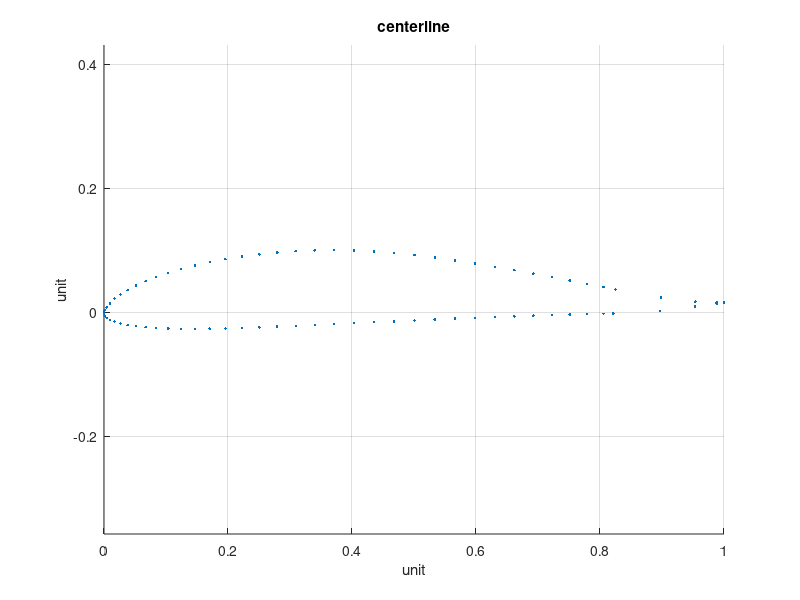
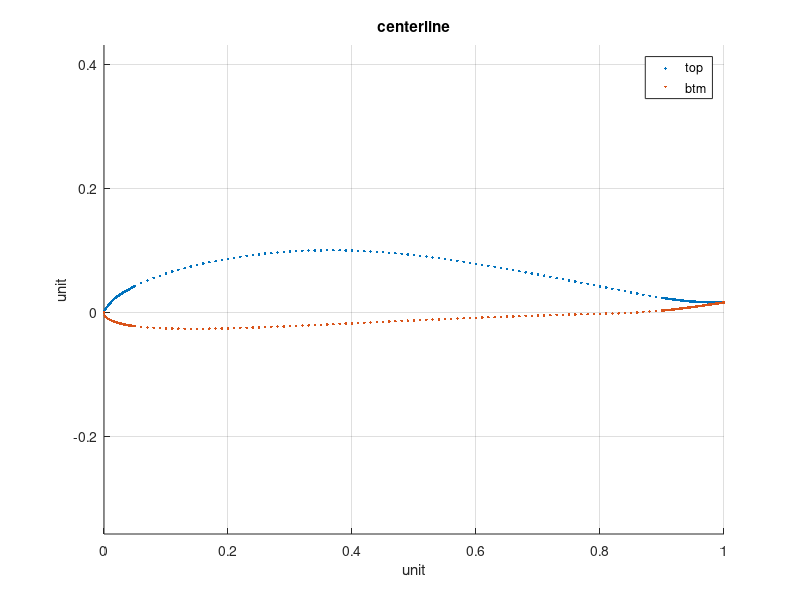
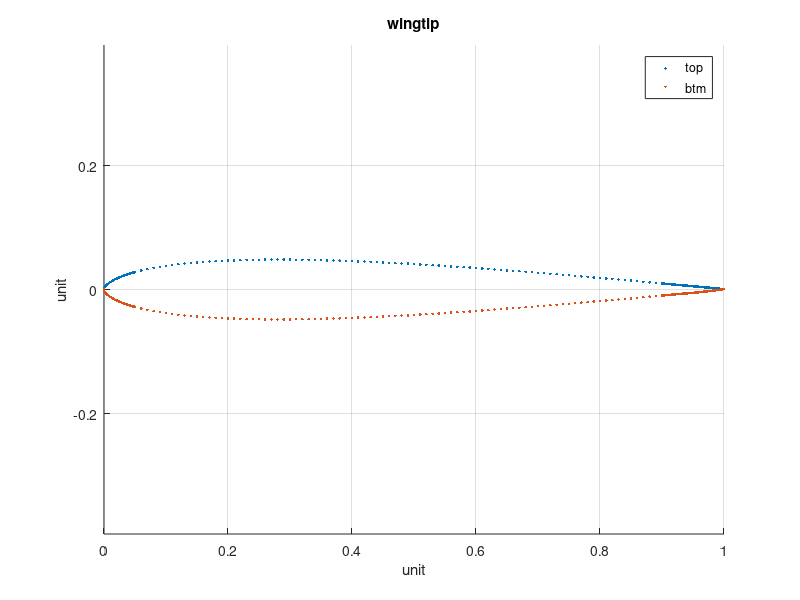

Here is the MATLAB script that generated these plots, in order: (Note: a time limit stopped this script after it produced the figures.)
function draw_airfoil()
% save airfoil centerlinex centerliney wingtipx wingtipy twistx twisty
close all;
load airfoil centerlinex centerliney wingtipx wingtipy twistx twisty;
global X;
X = [];
scalingfactor = 0.45;
NASA_wingSpan_mm = 3750;
NASA_centerCord_mm = 400;
NASA_tipcord_mm = 100;
NASA_aliron_TrailingEdgelength_mm = 24.125*25.4;
NASA_aliron_innerwidth_mm = 1.875*25.4;
NASA_aliron_outerwidth_mm = 1*25.4;

ribCnt = 39;
X.LE_sweepbackDeg = 24;
X.dihedralDeg = 2.5;
X.wingSpan_mm = NASA_wingSpan_mm*scalingfactor;
X.rootCord_mm = NASA_centerCord_mm*scalingfactor;
X.wingtipCord_mm = NASA_tipcord_mm*scalingfactor;
X.aliron_TrailingEdgelength_mm = NASA_aliron_TrailingEdgelength_mm*scalingfactor;
X.aliron_innerwidth_mm = NASA_aliron_innerwidth_mm*scalingfactor;
X.aliron_outerwidth_mm = NASA_aliron_outerwidth_mm*scalingfactor;
fprintf(1,'aliron Trailing Edge length=%2.1fmm,aliron innerwidth=%2.1fmm,aliron outer width=%2.1fmm\n',X.aliron_TrailingEdgelength_mm,X.aliron_innerwidth_mm,X.aliron_outerwidth_mm);

X.LeadingEdgeBeamThickness_mm = 2; % square edge size 
X.LeadingEdgeBeamWidth_mm = 6; % square edge size 
X.trailingEdgeWidth_mm = 10;

% support structure height, used in construction process
X.RibMorrorSupportHeight_mm = 15;

X.MainBeamWidth_mm = 6;
X.MainBeamXmm = 0;
assert(X.MainBeamXmm == 0); % we want the beam deployed at rotation center to have flat btm edge 
% X.BeamAux0Width_mm = 5;
% X.BeamAux0Xmm = 5;

X.RibThickness_mm = 2;

% the width of laser trace cannot be ignored
X.beamSlotTraceCompensation_mm = 0.5;
X.beamEdgeTraceCompensation_mm = 0.8;
X.RibSlotCompensation_mm = 0.05;
X.LeadingEdgeBeamThicknessCompensation_mm = 0.2;

% four quadrants formed by main beam and rib are supported by 4 pieces of wedge. 
X.BeamRibSupport_mm = 10;
X.PointType = [];
X.PointType.fundamental = 1;
X.PointType.addedPoints = 2;

X.ForceBearingBeamCnt = 0;

X.curvefitmethod = 'pchip';
% rootBeamGammaWidthmm = 6;
% BaseBeamWidthmm = 1; % at tip, lift is zero, we cannot have 0 beam width for misc struct weight 
assert(mod(ribCnt,2)==1); % we have one rib in the center, and be symmetrical 
X.rotateFromLE = 0.3; %rotation occurs at the center of [0,1] from the leading edge, so that we have the desired AOA.  
fineX = [0:0.001:0.05 0.06:0.01:0.90 0.901:0.001:1]';
% fineX = [0:0.0005:1]';

%%
Len_fineX = length(fineX);
X.OneSideRibCnt = (ribCnt+1)/2;
RibCoeffsRoot2Tip = (0:X.OneSideRibCnt-1)/(X.OneSideRibCnt-1);

%%
centerlinex = centerlinex(:);
centerliney = centerliney(:);
[centerlinex,centerliney] = normalizexy(centerlinex,centerliney);
wingtipx = wingtipx(:);
wingtipy = wingtipy(:);
[wingtipx,wingtipy] = normalizexy(wingtipx,wingtipy);
figure;
hold on;
plot(centerlinex,centerliney,'.');
axis equal;
title('centerline');grid on;
xlabel('unit');
ylabel('unit');
%%
figure;
hold on;
end_of_center_top_curve = (length(centerlinex)+1)/2;
top_centerline_x = centerlinex(1:end_of_center_top_curve);
top_centerline_y = centerliney(1:end_of_center_top_curve);
top_centerline_fine_y = interp1(top_centerline_x,top_centerline_y,fineX,X.curvefitmethod);
plot(fineX,top_centerline_fine_y,'.');
btm_centerline_x = centerlinex(end_of_center_top_curve:end);
btm_centerline_y = centerliney(end_of_center_top_curve:end);
btm_centerline_fine_y = interp1(btm_centerline_x,btm_centerline_y,fineX,X.curvefitmethod);
plot(fineX,btm_centerline_fine_y,'.');
axis equal;
legend('top','btm');
title('centerline');grid on;
xlabel('unit');
ylabel('unit');
%%
figure;
hold on;
end_of_wingtip_top_curve = (length(wingtipx)+1)/2;
top_wingtip_x = wingtipx(1:end_of_wingtip_top_curve);
top_wingtip_y = wingtipy(1:end_of_wingtip_top_curve);
top_wingtip_mid_y = interp1(top_wingtip_x,top_wingtip_y,fineX,X.curvefitmethod);
plot(fineX,top_wingtip_mid_y,'.');
btm_wingtip_x = wingtipx(end_of_wingtip_top_curve:end);
btm_wingtip_y = wingtipy(end_of_wingtip_top_curve:end);
btm_wingtip_mid_y = interp1(btm_wingtip_x,btm_wingtip_y,fineX,X.curvefitmethod);
plot(fineX,btm_wingtip_mid_y,'.');
axis equal;
legend('top','btm');
title('wingtip');
grid on;
xlabel('unit');
ylabel('unit');
%%
top_ribs = interpolate2Airfoil(top_centerline_fine_y, top_wingtip_mid_y, RibCoeffsRoot2Tip);
btm_ribs = interpolate2Airfoil(btm_centerline_fine_y, btm_wingtip_mid_y, RibCoeffsRoot2Tip);
figure;
axis equal;
hold on;
for ii = 1:X.OneSideRibCnt
    topCurve = top_ribs(:,ii);
    btmCurve = btm_ribs(:,ii);
    plot([fineX fineX],[topCurve btmCurve],'.');
end
title('Ribs:same length');
grid on;
xlabel('unit');
ylabel('unit');
%%
xindexRotate = find(fineX==X.rotateFromLE);
assert(length(xindexRotate)==1);
centered_interpolatedX = fineX - X.rotateFromLE;
Ymean = (top_ribs(xindexRotate,:) + btm_ribs(xindexRotate,:))/2;
centered_top_mid_ribs = zeros(Len_fineX,X.OneSideRibCnt);
centered_btm_mid_ribs = zeros(Len_fineX,X.OneSideRibCnt);
figure;
axis equal;
hold on;
for ii = 1:X.OneSideRibCnt
    centered_top_mid_ribs(:,ii) = top_ribs(:,ii) - Ymean(ii);
    centered_btm_mid_ribs(:,ii) = btm_ribs(:,ii) - Ymean(ii);
    plot([centered_interpolatedX; centered_interpolatedX],[centered_top_mid_ribs(:,ii); centered_btm_mid_ribs(:,ii)],'.');
end
title('Ribs:same length,shifted');
grid on;
xlabel('unit');
ylabel('unit');
%%
figure;
plot(twistx/twistx(end),twisty,'.');
title('twist');
ylabel('deg');
grid on;
xlabel('half wingspan');
%%
twist_ribs = interp1(twistx/twistx(end),twisty,RibCoeffsRoot2Tip,X.curvefitmethod);

rotated_ribs_top_x = zeros(Len_fineX,X.OneSideRibCnt);
rotated_ribs_top_y = zeros(Len_fineX,X.OneSideRibCnt);
rotated_ribs_btm_x = zeros(Len_fineX,X.OneSideRibCnt);
rotated_ribs_btm_y = zeros(Len_fineX,X.OneSideRibCnt);
figure;
axis equal;
hold on;
for ii = 1:X.OneSideRibCnt
    thetaDeg = twist_ribs(ii);
    R = [cosd(thetaDeg) -sind(thetaDeg); sind(thetaDeg) cosd(thetaDeg)];
    top_beforeRotate = [centered_interpolatedX centered_top_mid_ribs(:,ii)];
    top_afterRotate = top_beforeRotate*R;
    rotated_ribs_top_x(:,ii) = top_afterRotate(:,1);
    rotated_ribs_top_y(:,ii) = top_afterRotate(:,2);
    btm_beforeRotate = [centered_interpolatedX centered_btm_mid_ribs(:,ii)];
    btm_afterRotate = btm_beforeRotate*R;
    rotated_ribs_btm_x(:,ii) = btm_afterRotate(:,1);
    rotated_ribs_btm_y(:,ii) = btm_afterRotate(:,2);
    plot([rotated_ribs_top_x(:,ii); rotated_ribs_btm_x(:,ii)],[rotated_ribs_top_y(:,ii); rotated_ribs_btm_y(:,ii)],'.');
end
title('Ribs:same length,shifted,rotated');
grid on;
xlabel('unit');
ylabel('unit');
%% scale rib to the desired cord length
scaled_ribs_top_x = rotated_ribs_top_x;
scaled_ribs_top_y = rotated_ribs_top_y;
scaled_ribs_btm_x = rotated_ribs_btm_x;
scaled_ribs_btm_y = rotated_ribs_btm_y;
scale_ribs = interp1([0 1],[X.rootCord_mm X.wingtipCord_mm],RibCoeffsRoot2Tip,'linear');

figure;
axis equal;
hold on;
for ii = 1:X.OneSideRibCnt
    scaled_ribs_top_x(:,ii) = scaled_ribs_top_x(:,ii) * scale_ribs(ii);
    scaled_ribs_top_y(:,ii) = scaled_ribs_top_y(:,ii) * scale_ribs(ii);
    scaled_ribs_btm_x(:,ii) = scaled_ribs_btm_x(:,ii) * scale_ribs(ii);
    scaled_ribs_btm_y(:,ii) = scaled_ribs_btm_y(:,ii) * scale_ribs(ii);
    plot([scaled_ribs_top_x(:,ii); scaled_ribs_btm_x(:,ii)],[scaled_ribs_top_y(:,ii); scaled_ribs_btm_y(:,ii)],'.');
end
title('Ribs:shifted,rotated,scaled');
grid on;
xlabel('mm');
ylabel('mm');

%% shift in y-axis to align the bottom edge of main beam
btmaligned_ribs_top_x = scaled_ribs_top_x;
btmaligned_ribs_top_y = scaled_ribs_top_y;
btmaligned_ribs_btm_x = scaled_ribs_btm_x;
btmaligned_ribs_btm_y = scaled_ribs_btm_y;

figure;
axis equal;
hold on;
for ii = 1:X.OneSideRibCnt
    YatZeroX = interp1(btmaligned_ribs_btm_x(:,ii),btmaligned_ribs_btm_y(:,ii),0,X.curvefitmethod);
    btmaligned_ribs_top_y(:,ii) = btmaligned_ribs_top_y(:,ii) - YatZeroX;
    btmaligned_ribs_btm_y(:,ii) = btmaligned_ribs_btm_y(:,ii) - YatZeroX;
    plot([btmaligned_ribs_top_x(:,ii); btmaligned_ribs_btm_x(:,ii)],[btmaligned_ribs_top_y(:,ii); btmaligned_ribs_btm_y(:,ii)],'.');
end
title('Ribs:btmEdgeAlign,shifted,rotated,scaled');
grid on;
xlabel('mm');
ylabel('mm');

%% compute angle between beam and rib
[X.AngleBtwBeamAndRibDeg,X.AngleBtwTEandRibDeg] = getObtuseAngleBtwBeamAndRibDeg(btmaligned_ribs_top_x);
space = 10;
fid = fopen('BeamRibSupport.scr','w');
fprintf(fid,'pline\n');
% quadrant 1
fprintf(fid,'%f,%f\n',space,space);
fprintf(fid,'%f,%f\n',space,space+X.BeamRibSupport_mm);
fprintf(fid,'%f,%f\n',space+X.BeamRibSupport_mm*sind(X.AngleBtwBeamAndRibDeg),space-X.BeamRibSupport_mm*cosd(X.AngleBtwBeamAndRibDeg));
fprintf(fid,'%f,%f\n',space,space);

% quadrant 2
fprintf(fid,'%f,%f\n',-space,space);
fprintf(fid,'%f,%f\n',-space,space+X.BeamRibSupport_mm);
fprintf(fid,'%f,%f\n',-space-X.BeamRibSupport_mm*sind(X.AngleBtwBeamAndRibDeg),space+X.BeamRibSupport_mm*cosd(X.AngleBtwBeamAndRibDeg));
fprintf(fid,'%f,%f\n',-space,space);

% quadrant 3
fprintf(fid,'%f,%f\n',-space,-space);
fprintf(fid,'%f,%f\n',-space,-space-X.BeamRibSupport_mm);
fprintf(fid,'%f,%f\n',-space-X.BeamRibSupport_mm*sind(X.AngleBtwBeamAndRibDeg),-space+X.BeamRibSupport_mm*cosd(X.AngleBtwBeamAndRibDeg));
fprintf(fid,'%f,%f\n',-space,-space);

% quadrant 4
fprintf(fid,'%f,%f\n',space,-space);
fprintf(fid,'%f,%f\n',space,-space-X.BeamRibSupport_mm);
fprintf(fid,'%f,%f\n',space+X.BeamRibSupport_mm*sind(X.AngleBtwBeamAndRibDeg),-space-X.BeamRibSupport_mm*cosd(X.AngleBtwBeamAndRibDeg));
fprintf(fid,'%f,%f\n',space,-space);

fclose(fid);
fprintf(1,'AngleBtwBeamAndRibDeg=%f,AngleBtwTEandRibDeg=%f\n',X.AngleBtwBeamAndRibDeg,X.AngleBtwTEandRibDeg);
%%
Gamma = (1-RibCoeffsRoot2Tip.^2).^1.5;
figure;
plot(RibCoeffsRoot2Tip,Gamma,'.-');
title('Gamma, airflow circulation');
grid on;
%%
figure;
plot(RibCoeffsRoot2Tip,1.5*(RibCoeffsRoot2Tip.^2-0.5),'.-');
title('Downwash');
grid on;

%% when cutting slot, the length of x/y data may not be same any more for all ribs
% use cell to store
slotcut_ribs = cell(1,X.OneSideRibCnt);
for ii = 1:X.OneSideRibCnt
    slotcut_ribs{ii}.top.x = btmaligned_ribs_top_x(:,ii);
    slotcut_ribs{ii}.top.y = btmaligned_ribs_top_y(:,ii);
    slotcut_ribs{ii}.top.PointType = ones(length(btmaligned_ribs_top_x(:,ii)),1)*X.PointType.fundamental;
    slotcut_ribs{ii}.btm.x = btmaligned_ribs_btm_x(:,ii);
    slotcut_ribs{ii}.btm.y = btmaligned_ribs_btm_y(:,ii);
    slotcut_ribs{ii}.btm.PointType = ones(length(btmaligned_ribs_btm_x(:,ii)),1)*X.PointType.fundamental;
    slotcut_ribs{ii}.ForceBearingBeamCutDepth = [];
    slotcut_ribs{ii}.ForceBearingBeamRibThickness = [];
    slotcut_ribs{ii}.ForceBearingBeamRibYoffset = [];
end

[X.BeamRotDegDueToDihedral,OneSideWwingTipRise_mm] = getDihedralRotateDeg(slotcut_ribs);
fprintf(1,'one side wing tip rises %fmm\n',OneSideWwingTipRise_mm);
fprintf(1,'beam Btm Edge Dihedral %fDeg\n',X.BeamRotDegDueToDihedral);

%% cut slot for force bearing beam
[slotcut_ribs,ribMirror] = cutRibSlot(slotcut_ribs,X.MainBeamWidth_mm-2*X.RibSlotCompensation_mm,X.MainBeamXmm,'main');
fid = fopen(sprintf('ribMirror.scr'),'w');
fprintf(fid,'pline\n');
for ii = 1:X.OneSideRibCnt
    saveTopBtmCell2scrFile(fid,ii,0,50,ribMirror{ii});
end
fclose(fid);

%% add leading edge beam
cut_leadingedge = slotcut_ribs;

figure;
axis equal;
hold on;
for ii = 1:X.OneSideRibCnt
    LE_x = min([slotcut_ribs{ii}.top.x;slotcut_ribs{ii}.btm.x]);
    LeadingEdgeBeamPosDetected = false;
    for xposition = LE_x:0.001:LE_x+30
        [Thickness_mm,~,~] = getThickness(slotcut_ribs{ii},xposition);
        if Thickness_mm > X.LeadingEdgeBeamThickness_mm - 2*X.LeadingEdgeBeamThicknessCompensation_mm
            LeadingEdgeBeamPosDetected = true;
            break;
        end
    end
    assert(LeadingEdgeBeamPosDetected);
    cut_leadingedge{ii}.top = removeLeadingSector(slotcut_ribs{ii}.top,xposition);
    cut_leadingedge{ii}.btm = removeLeadingSector(slotcut_ribs{ii}.btm,xposition);
    
    afterCutThickness_mm = abs(cut_leadingedge{ii}.top.y(1) - cut_leadingedge{ii}.btm.y(1));
    cut_leadingedge{ii}.top = cutLeadingEdgeSlot(cut_leadingedge{ii}.top,'top',afterCutThickness_mm);
    cut_leadingedge{ii}.btm = cutLeadingEdgeSlot(cut_leadingedge{ii}.btm,'btm',afterCutThickness_mm);
    
    plot([cut_leadingedge{ii}.top.x; cut_leadingedge{ii}.btm.x],[cut_leadingedge{ii}.top.y; cut_leadingedge{ii}.btm.y],'.');
end
title('Ribs:shifted,rotated,scaled,LEcut');
grid on;
xlabel('mm');
ylabel('mm');

%% cut trailing edge
cut_trailingedge = cut_leadingedge;
figure;
axis equal;
hold on;
for ii = 1:X.OneSideRibCnt
    cut_trailingedge{ii}.top = removeTrailingSector(cut_trailingedge{ii}.top,X.trailingEdgeWidth_mm);
    cut_trailingedge{ii}.btm = removeTrailingSector(cut_trailingedge{ii}.btm,X.trailingEdgeWidth_mm);
    plot([cut_trailingedge{ii}.top.x; cut_trailingedge{ii}.btm.x],[cut_trailingedge{ii}.top.y; cut_trailingedge{ii}.btm.y],'.');
end
title('Ribs:shifted,rotated,scaled,LEcut,TEcut');
grid on;
xlabel('mm');
ylabel('mm');

%% rotate rib back in order to enhance the strength
rib_aligned = cell(1,X.OneSideRibCnt);
figure;
axis equal;
hold on;
for ii = 1:X.OneSideRibCnt
    rib_aligned{ii}.top = rotateXY(cut_trailingedge{ii}.top,-twist_ribs(ii));
    rib_aligned{ii}.btm = rotateXY(cut_trailingedge{ii}.btm,-twist_ribs(ii));
    plot([rib_aligned{ii}.top.x; rib_aligned{ii}.btm.x],[rib_aligned{ii}.top.y; rib_aligned{ii}.btm.y],'.');
end
title('Ribs:shifted,rotated,scaled,LEcut,TEcut,Aligned');
grid on;
xlabel('mm');
ylabel('mm');

%% produce rib cut cad file
fid = fopen('airfoil_all.scr','w');
fprintf(fid,'pline\n');
for ii = 1:X.OneSideRibCnt
    saveTopBtmCell2scrFile(fid,ii,0,50,rib_aligned{ii});
end
fclose(fid);

%% produce force bearing beam cut cad file
RibLocInBeamXmm = RibCoeffsRoot2Tip*(1/sind(X.AngleBtwBeamAndRibDeg))*X.wingSpan_mm/2;
FineSegmentCnt = 1000;

BeamShape = cell(1,X.ForceBearingBeamCnt);
BeamShapeCutRibSlot = cell(1,X.ForceBearingBeamCnt);
BeamDihedralApplied = cell(1,X.ForceBearingBeamCnt);
BeamAlignedForStrength = cell(1,X.ForceBearingBeamCnt);
BeamLaserTraceCompensated = cell(1,X.ForceBearingBeamCnt);
for iiBeam = 1:X.ForceBearingBeamCnt
%     BeamShapeAddBtmEdge = cell(1,X.ForceBearingBeamCnt);
    ThicknessVec = zeros(1,X.OneSideRibCnt);
    CutDepthVec = zeros(1,X.OneSideRibCnt);
    Yoffset = zeros(1,X.OneSideRibCnt);
    for iiRib = 1:X.OneSideRibCnt
        ThicknessVec(iiRib) = cut_trailingedge{iiRib}.ForceBearingBeamRibThickness(iiBeam);
        CutDepthVec(iiRib) =  cut_trailingedge{iiRib}.ForceBearingBeamCutDepth(iiBeam);
        Yoffset(iiRib) = cut_trailingedge{iiRib}.ForceBearingBeamRibYoffset(iiBeam);
    end
    figure;
    subplot(3,1,1);
    hold on;
    plot(RibLocInBeamXmm,ThicknessVec,'.-');
    plot(RibLocInBeamXmm,ThicknessVec+Yoffset,'.-');
    legend('Thickness','Thickness+yoffset');
    axis equal;
    xlabel('single side wingspan(mm)');
    ylabel('mm');
    title(sprintf('Top Edge Beam No.%d',iiBeam));
    subplot(3,1,2);
    plot(RibLocInBeamXmm,Yoffset,'.-');
    axis equal;
    xlabel('single side wingspan(mm)');
    ylabel('mm');
    title(sprintf('Btm Edge Beam No.%d',iiBeam));
    subplot(3,1,3);
    hold on;
    plot(RibLocInBeamXmm,CutDepthVec,'.-');
    plot(RibLocInBeamXmm,CutDepthVec+Yoffset,'.-');
    legend('pure cut','cut+yoffset');
    axis equal;
    xlabel('single side wingspan(mm)');
    ylabel('mm');
    title(sprintf('Rib Cut Depth for Beam No.%d',iiBeam));
    
    fineRibLocationXmm = ((0:FineSegmentCnt)/FineSegmentCnt)*(X.wingSpan_mm/2)*(1/sind(X.AngleBtwBeamAndRibDeg));
    BeamShape{iiBeam}.top = [];
    BeamShape{iiBeam}.top.x = fineRibLocationXmm';
    BeamShape{iiBeam}.top.y = interp1(RibLocInBeamXmm,ThicknessVec+Yoffset,fineRibLocationXmm,X.curvefitmethod)';
    BeamShape{iiBeam}.top.PointType = ones(length(fineRibLocationXmm),1)*X.PointType.fundamental;

    % if beam location is at the rotation center, btm edge is a straight line 
    BeamShape{iiBeam}.btm = [];
    BeamShape{iiBeam}.btm.x = fineRibLocationXmm';
    BeamShape{iiBeam}.btm.y = interp1(RibLocInBeamXmm,Yoffset,fineRibLocationXmm,X.curvefitmethod)';
    BeamShape{iiBeam}.btm.PointType = ones(length(fineRibLocationXmm),1)*X.PointType.fundamental;
    
    BeamDihedralApplied{iiBeam} = ApplyBeamDihedral(BeamShape{iiBeam},-X.BeamRotDegDueToDihedral);

    BeamShapeCutRibSlot = BeamDihedralApplied;
    for CutSlotForRib_ii = 1:X.OneSideRibCnt
        switch CutSlotForRib_ii
            case 1
               StyleCutRibSlot = 'RootRib';
            case X.OneSideRibCnt
               StyleCutRibSlot = 'TipRib';
            otherwise
               StyleCutRibSlot = 'MiddleRib';
        end
        BeamShapeCutRibSlot{iiBeam}.top = cutBeamSlot(BeamShapeCutRibSlot{iiBeam}.top,CutDepthVec(CutSlotForRib_ii),X.RibThickness_mm-2*X.beamSlotTraceCompensation_mm,RibLocInBeamXmm(CutSlotForRib_ii),StyleCutRibSlot);
    end
    BeamShapeCutRibSlot{iiBeam}.btm = matchCurveSpan(BeamDihedralApplied{iiBeam}.btm,BeamShapeCutRibSlot{iiBeam}.top);
    draw_beam(BeamShapeCutRibSlot{iiBeam},sprintf('front view Beam%d',iiBeam));
    
    BeamAlignedForStrength{iiBeam} = AlignBeamForStrength(BeamShapeCutRibSlot{iiBeam},-X.BeamRotDegDueToDihedral);
    draw_beam(BeamAlignedForStrength{iiBeam},sprintf('Aligned Beam%d',iiBeam));

    BeamLaserTraceCompensated{iiBeam} = BeamAlignedForStrength{iiBeam};
    BeamLaserTraceCompensated{iiBeam}.top.y = BeamLaserTraceCompensated{iiBeam}.top.y + X.beamEdgeTraceCompensation_mm;
    BeamLaserTraceCompensated{iiBeam}.btm.y = BeamLaserTraceCompensated{iiBeam}.btm.y - X.beamEdgeTraceCompensation_mm;
    draw_beam(BeamLaserTraceCompensated{iiBeam},sprintf('LaserTrace Compensated Beam%d',iiBeam));
    
    fid = fopen(sprintf('beam_%d.scr',iiBeam),'w');
    fprintf(fid,'pline\n');
    saveTopBtmCell2scrFile(fid,iiBeam,0,100,BeamLaserTraceCompensated{iiBeam});
    fclose(fid);
    
end
end

function newCurve = matchCurveSpan(Curve,RefCurve)
global X;
assert(Curve.x(1) < Curve.x(end));
assert(RefCurve.x(1) < RefCurve.x(end));
newCurve = [];
if (Curve.x(1) == RefCurve.x(1))
    % do nothing
elseif (Curve.x(1) > RefCurve.x(1))
    val = interp1nearby(Curve.x,Curve.y,Curve.PointType,RefCurve.x(1),2,X.curvefitmethod);
    newCurve.x = [RefCurve.x(1);Curve.x];
    newCurve.y = [val;Curve.y];
    newCurve.PointType = [X.PointType.fundamental; Curve.PointType];
else
    % trim data
    % code to be filled here
end

if (Curve.x(end) == RefCurve.x(end))
    % do nothing
elseif (Curve.x(end) < RefCurve.x(end))
    val = interp1nearby(Curve.x,Curve.y,Curve.PointType,RefCurve.x(end),2,X.curvefitmethod);
    newCurve.x = [newCurve.x;RefCurve.x(end)];
    newCurve.y = [newCurve.y;val];
    newCurve.PointType = [Curve.PointType;X.PointType.fundamental];
else
    % trim data
    % code to be filled here
end

end

function BeamAlignedForStrength = AlignBeamForStrength(BeamShape,RotateDeg)
BeamAlignedForStrength = [];
% R = [cosd(RotateDeg) -sind(RotateDeg); sind(RotateDeg) cosd(RotateDeg)];
% top_beforeRotate = [BeamShape.top.x BeamShape.top.y];
% top_afterRotate = top_beforeRotate*R;
% BeamAlignedForStrength.top.x = top_afterRotate(:,1);
% BeamAlignedForStrength.top.y = top_afterRotate(:,2);
BeamAlignedForStrength.top = rotateXY(BeamShape.top,-RotateDeg);
BeamAlignedForStrength.btm = rotateXY(BeamShape.btm,-RotateDeg);

offsetx = BeamAlignedForStrength.btm.x(1);
offsety = BeamAlignedForStrength.btm.y(1);

BeamAlignedForStrength.top.x = BeamAlignedForStrength.top.x - offsetx;
BeamAlignedForStrength.btm.x = BeamAlignedForStrength.btm.x - offsetx;

BeamAlignedForStrength.top.y = BeamAlignedForStrength.top.y - offsety;
BeamAlignedForStrength.btm.y = BeamAlignedForStrength.btm.y - offsety;

end

function BeamDihedralApplied = ApplyBeamDihedral(BeamShape,RotateDeg)
global X;
BeamDihedralApplied = [];
% R = [cosd(RotateDeg) -sind(RotateDeg); sind(RotateDeg) cosd(RotateDeg)];
% top_beforeRotate = [BeamShape.top.x BeamShape.top.y];
% top_afterRotate = top_beforeRotate*R;
% BeamDihedralApplied.top.x = top_afterRotate(:,1);
% BeamDihedralApplied.top.y = top_afterRotate(:,2);
BeamDihedralApplied.top = rotateXY(BeamShape.top,RotateDeg);
BeamDihedralApplied.btm = rotateXY(BeamShape.btm,RotateDeg);

% align wingtip 
if (BeamDihedralApplied.top.x(end) == BeamDihedralApplied.btm.x(end))
    % do nothing
elseif (BeamDihedralApplied.top.x(end) > BeamDihedralApplied.btm.x(end))
    val = interp1nearby(BeamDihedralApplied.btm.x,BeamDihedralApplied.btm.y,BeamDihedralApplied.btm.PointType,BeamDihedralApplied.top.x(end),2,X.curvefitmethod);
    BeamDihedralApplied.btm.x = [BeamDihedralApplied.btm.x;BeamDihedralApplied.top.x(end)];
    BeamDihedralApplied.btm.y = [BeamDihedralApplied.btm.y;val];
    BeamDihedralApplied.btm.PointType = [BeamDihedralApplied.btm.PointType;X.PointType.fundamental];
else
    val = interp1nearby(BeamDihedralApplied.top.x,BeamDihedralApplied.top.y,BeamDihedralApplied.top.PointType,BeamDihedralApplied.btm.x(end),2,X.curvefitmethod);
    BeamDihedralApplied.top.x = [BeamDihedralApplied.top.x;BeamDihedralApplied.btm.x(end)];
    BeamDihedralApplied.top.y = [BeamDihedralApplied.top.y;val];
    BeamDihedralApplied.top.PointType = [BeamDihedralApplied.top.PointType;X.PointType.fundamental];
end

% align root 
if (BeamDihedralApplied.top.x(1) == BeamDihedralApplied.btm.x(1))
    % do nothing
elseif (BeamDihedralApplied.top.x(1) > BeamDihedralApplied.btm.x(1))
    val = interp1nearby(BeamDihedralApplied.btm.x,BeamDihedralApplied.btm.y,BeamDihedralApplied.btm.PointType,BeamDihedralApplied.top.x(1),2,X.curvefitmethod);
    BeamDihedralApplied.btm.x = [BeamDihedralApplied.top.x(1);BeamDihedralApplied.btm.x];
    BeamDihedralApplied.btm.y = [val;BeamDihedralApplied.btm.y];
    BeamDihedralApplied.btm.PointType = [X.PointType.fundamental;BeamDihedralApplied.btm.PointType];
else
    val = interp1nearby(BeamDihedralApplied.top.x,BeamDihedralApplied.top.y,BeamDihedralApplied.top.PointType,BeamDihedralApplied.btm.x(1),2,X.curvefitmethod);
    BeamDihedralApplied.top.x = [BeamDihedralApplied.btm.x(1);BeamDihedralApplied.top.x];
    BeamDihedralApplied.top.y = [val;BeamDihedralApplied.top.y];
    BeamDihedralApplied.top.PointType = [X.PointType.fundamental;BeamDihedralApplied.top.PointType];
end

offsetx = BeamDihedralApplied.btm.x(1);
offsety = BeamDihedralApplied.btm.y(1);

BeamDihedralApplied.top.x = BeamDihedralApplied.top.x - offsetx;
BeamDihedralApplied.btm.x = BeamDihedralApplied.btm.x - offsetx;

BeamDihedralApplied.top.y = BeamDihedralApplied.top.y - offsety;
BeamDihedralApplied.btm.y = BeamDihedralApplied.btm.y - offsety;

end

function newxy = rotateXY(xy,RotateDeg)
R = [cosd(RotateDeg) -sind(RotateDeg); sind(RotateDeg) cosd(RotateDeg)];
beforeRotate = [xy.x xy.y];
afterRotate = beforeRotate*R;
newxy = [];
newxy.x = afterRotate(:,1);
newxy.y = afterRotate(:,2);
newxy.PointType = xy.PointType;
end

function draw_beam(TopBtmCell,titlestr)
[xx,yy] = OrderDataForPlot(TopBtmCell);
figure;
plot(xx,yy,'.-');
axis equal;
xlabel('single side wingspan(mm)');
ylabel('mm');
title(titlestr);
end

function [RotDeg,OneSideWwingTipRise_mm] = getDihedralRotateDeg(ribs)
global X;
[RootThickness_mm,~,~] = getThickness(ribs{1},0);
[TipThickness_mm,~,~] = getThickness(ribs{X.OneSideRibCnt},0);
OneSideWwingTipRise_mm = ((X.wingSpan_mm/2)*tand(X.dihedralDeg)+(RootThickness_mm-TipThickness_mm)/2);
RotDeg = atand(OneSideWwingTipRise_mm/(X.wingSpan_mm/2)); 
end

function [AngleBtwBeamAndRibDeg,AngleBtwTEandRibDeg] = getObtuseAngleBtwBeamAndRibDeg(ribs_top_x)
global X;
root_LE_x = -ribs_top_x(1,1);
tip_LE_x = -ribs_top_x(1,X.OneSideRibCnt);
LE_DeltaX = tan(X.LE_sweepbackDeg*pi/180)*X.wingSpan_mm/2;
beam_DeltaX = LE_DeltaX + tip_LE_x - root_LE_x;
AngleBtwBeamAndRibDeg = atan(beam_DeltaX/(X.wingSpan_mm/2))*180/pi+90;

AngleBtwTEandRibDeg = atan((LE_DeltaX+X.wingtipCord_mm-X.rootCord_mm)/(X.wingSpan_mm/2))*180/pi+90;

end

function NewCurve = AddStraightLineBtmBeamEdge(Curve)
global X;
NewCurve = [];
NewCurve.x = [min(Curve.x);Curve.x;max(Curve.x)];
NewCurve.y = [0;Curve.y;0];
NewCurve.PointType = [X.PointType.addedPoints;Curve.PointType;X.PointType.addedPoints];
end

function newcurve = reverseSeqOrder(curve)
newcurve = [];
newcurve.x = curve.x(end:-1:1);
newcurve.y = curve.y(end:-1:1);
newcurve.PointType = curve.PointType(end:-1:1);
end

function [xx,yy] = OrderDataForPlot(TopBtmCell)
TopBtmCell.btm = reverseSeqOrder(TopBtmCell.btm);
xx = [TopBtmCell.top.x; TopBtmCell.btm.x];
yy = [TopBtmCell.top.y; TopBtmCell.btm.y];
assert(length(xx)==length(yy));
end

function saveTopBtmCell2scrFile(fid,idx,xoffset,yoffset,TopBtmCell)
[xx,yy] = OrderDataForPlot(TopBtmCell);

xoffset = (idx-1)*xoffset;
yoffset = (idx-1)*yoffset;

for ii = 1:length(xx)
    fprintf(fid,'%f,%f\n',xx(ii)+xoffset,yy(ii)+yoffset);
end

% now go back to the first point so as to close the contour
fprintf(fid,'%f,%f\n',xx(1)+xoffset,yy(1)+yoffset);
end

% function save_finalResults(idx, xx, yy)
% fid = fopen(sprintf('airfoil%d.scr',idx),'w');
% fprintf(fid,'pline\n');
% assert(length(xx)==length(yy));
% for ii = 1:length(xx)
%     fprintf(fid,'%f,%f\n',xx(ii),yy(ii));
% end
% fprintf(fid,'%f,%f\n',xx(1),yy(1));
% fclose(fid);
% end,

function newcurve = cutLeadingEdgeSlot(curve,edgetype,Thickness_mm)
global X;
newcurve = [];
assert( Thickness_mm > X.LeadingEdgeBeamThickness_mm - 2*X.LeadingEdgeBeamThicknessCompensation_mm);

LE_x = curve.x(1);
LE_y = curve.y(1);

yshift = ( Thickness_mm - (X.LeadingEdgeBeamThickness_mm - 2*X.LeadingEdgeBeamThicknessCompensation_mm))/2;

switch edgetype
    case 'top'
        precise_y = LE_y-yshift;
    case 'btm'
        precise_y = LE_y+-yshift;
    otherwise
        assert(false);
end
newcurve.x = [LE_x;curve.x];
newcurve.y = [precise_y;curve.y];
newcurve.PointType = [X.PointType.addedPoints;curve.PointType];

newcurve.x = [LE_x+X.LeadingEdgeBeamWidth_mm;newcurve.x];
newcurve.y = [precise_y;newcurve.y];
newcurve.PointType = [X.PointType.addedPoints;newcurve.PointType];
end

function newcurve = removeTrailingSector(curve,cutoffx)
global X;
newcurve = [];
x = curve.x;
y = curve.y;
PointType = curve.PointType;
cutoff_x = max(x)-cutoffx;
index = find(x<=cutoff_x);
newcurve.x = x(index);
newcurve.y = y(index);
newcurve.PointType = PointType(index);
if ~ismember( cutoff_x, x )
    newcurve.x = [newcurve.x;cutoff_x];
    val = interp1nearby(x,y,PointType,cutoff_x,2,X.curvefitmethod);
    newcurve.y = [newcurve.y;val];
    newcurve.PointType = [newcurve.PointType;X.PointType.fundamental];
end
end

function newCurve = removeLeadingSector(curve,cutoffx)
global X;
newCurve = [];
assert(~ismember(cutoffx,curve.x));

newCurve.x = cutoffx;
newCurve.y = interp1nearby(curve.x,curve.y,curve.PointType,cutoffx,2);
newCurve.PointType = X.PointType.addedPoints;

indexaftercutoff = find(curve.x>=cutoffx);
newCurve.x = [newCurve.x;curve.x(indexaftercutoff)];
newCurve.y = [newCurve.y;curve.y(indexaftercutoff)];
newCurve.PointType = [newCurve.PointType;curve.PointType(indexaftercutoff)];
end

function [x,y] = normalizexy(x,y)
    scaleF = abs(max(x)-min(x));
    x = x/scaleF;
    y = y/scaleF;
    
end

function [ribs,ribMirror] = cutRibSlot(ribs,width,xposition,slotName)
global X;
ribMirror = cell(1,X.OneSideRibCnt);
X.ForceBearingBeamCnt = X.ForceBearingBeamCnt + 1;
assert(X.ForceBearingBeamCnt == 1,'currently we don''t handle the complexity causd by the second beam deployed at none AOA rotation center, curve bottom edge, dihedral connection, etc'); 
figure;
axis equal;
hold on;
for ii = 1:X.OneSideRibCnt
    ribMirror{ii}.top = cutslotIn1curve(ribs{ii}.btm,2,width,xposition,'cutBoth');
    
    [thickness,~,btm_mm] = getThickness(ribs{ii},xposition);
    [ribs{ii}.top.x,ribs{ii}.top.y] = cutnothing(ribs{ii}.top.x,ribs{ii}.top.y);
    cutDepth = thickness/2;
    ribs{ii}.btm = cutslotIn1curve(ribs{ii}.btm,-cutDepth,width,xposition,'cutBoth');
    ribs{ii}.ForceBearingBeamCutDepth = [ribs{ii}.ForceBearingBeamCutDepth;cutDepth];
    ribs{ii}.ForceBearingBeamRibThickness  = [ribs{ii}.ForceBearingBeamRibThickness;thickness];
    ribs{ii}.ForceBearingBeamRibYoffset = [ribs{ii}.ForceBearingBeamRibYoffset;btm_mm];
    plot([ribs{ii}.top.x; ribs{ii}.btm.x],[ribs{ii}.top.y; ribs{ii}.btm.y],'.');
    
    ribMirror{ii}.btm.x = [min(ribs{ii}.top.x);max(ribs{ii}.top.x)];
    ribMirror{ii}.btm.y = -ones(2,1)*X.RibMorrorSupportHeight_mm;
    ribMirror{ii}.btm.PointType = ones(2,1)*X.PointType.fundamental;
end
title(['Ribs:shifted,rotated,scaled,slotcut' slotName]);
grid on;
end

function val = interp1nearby(all_x,all_y,PointType,newx,nearbyCnt,type)
global X;
if ~exist('type','var')
    type = X.curvefitmethod;
end
% all_x contains points in the fundamental rib contour and points added for slots.
% basic_x contains points in the fundamental rib contour only
basic_x = all_x(PointType==X.PointType.fundamental);
basic_y = all_y(PointType==X.PointType.fundamental);
[~,ii] = min(abs(basic_x-newx));
if ii-nearbyCnt > 0
    leftii = ii-nearbyCnt;
else
    leftii = 1;
end
if ii+nearbyCnt <= length(basic_x)
    rightii = ii+nearbyCnt;
else
    rightii = length(basic_x); 
end
val = interp1(basic_x(leftii:rightii),basic_y(leftii:rightii),newx,type);
end

function [thickness,top_mm, btm_mm] = getThickness(rib,x)
global X;
x1 = rib.top.x;
y1 = rib.top.y;
PointType1 = rib.top.PointType;
x2 = rib.btm.x;
y2 = rib.btm.y;
PointType2 = rib.btm.PointType;
top_mm = interp1nearby(x1,y1,PointType1,x,2,X.curvefitmethod);
btm_mm = interp1nearby(x2,y2,PointType2,x,2,X.curvefitmethod);
thickness = abs(top_mm-btm_mm);
end

function [cutx,cuty] = cutnothing(x,y)
cutx = x;
cuty = y;
end

function NewCurve = cutBeamSlot(Curve,depth,width,xposition,style)
assert(width > 0);
switch style
    case 'RootRib'
        NewCurve = cutslotIn1curve(Curve,depth,width,xposition,'cutLeft');
    case 'TipRib'
        NewCurve = cutslotIn1curve(Curve,depth,width,xposition,'cutRight');
    case 'MiddleRib'
        NewCurve = cutslotIn1curve(Curve,depth,width,xposition,'cutBoth');
end
end

%function [cutx,cuty,NewPointType] = cutslotIn1curve(x,y,PointType,depth,width,xposition)
function NewCurve = cutslotIn1curve(Curve,depth,width,xposition,cutmethod)
% x,y form the curve
% depth: depth to be cut. 
%   +: cut to Y-
%   -: cut to Y+
% width: width to be cut
% xposition: relative to xposition, cut width/2 to X+ and X-
% cutmethod:
%   cutLeft: don't rise the left side to original height after the cut 
%   cutRight: don't rise the Right side to original height after the cut 
%   cutBoth: both sides, rise to original height after the cut 
if ~exist('cutmethod','var')
    cutmethod = 'cutBoth';
end

global X;
NewCurve = [];
NewCurve.x = [];
NewCurve.y = [];
NewCurve.PointType = [];
LE_beamEdgeX = xposition-width/2;
TE_beamEdgeX = xposition+width/2;

switch cutmethod
    case 'cutLeft'
        % do nothing
    case {'cutRight','cutBoth'}
        indexBeforeLEcut = find(Curve.x<=LE_beamEdgeX);
        NewCurve.x = Curve.x(indexBeforeLEcut);
        NewCurve.y = Curve.y(indexBeforeLEcut);
        NewCurve.PointType = Curve.PointType(indexBeforeLEcut);
        y_valueLE = interp1nearby(Curve.x,Curve.y,Curve.PointType,LE_beamEdgeX,2,X.curvefitmethod);
        if ismember(LE_beamEdgeX,Curve.x)
            % we don't need to insert the point and begin slot cut
        else
            NewCurve.x = [NewCurve.x;LE_beamEdgeX];
            NewCurve.y = [NewCurve.y;y_valueLE];
            NewCurve.PointType = [NewCurve.PointType;X.PointType.fundamental];
        end
    otherwise
        assert(false);
end
y_valueSlotCenterPosition = interp1nearby(Curve.x,Curve.y,Curve.PointType,xposition,2,X.curvefitmethod);

NewCurve.x = [NewCurve.x;LE_beamEdgeX];
NewCurve.y = [NewCurve.y;y_valueSlotCenterPosition - depth];
NewCurve.PointType = [NewCurve.PointType;X.PointType.addedPoints];

NewCurve.x = [NewCurve.x;TE_beamEdgeX];
NewCurve.y = [NewCurve.y;y_valueSlotCenterPosition - depth];
NewCurve.PointType = [NewCurve.PointType;X.PointType.addedPoints];

switch cutmethod
    case 'cutRight'
        % do nothing
    case {'cutLeft','cutBoth'}
        y_valueTE = interp1nearby(Curve.x,Curve.y,Curve.PointType,TE_beamEdgeX,2,X.curvefitmethod);
        if ismember(TE_beamEdgeX,Curve.x)
            % we don't need to insert the point and begin slot cut
        else
            NewCurve.x = [NewCurve.x;TE_beamEdgeX];
            NewCurve.y = [NewCurve.y;y_valueTE];
            NewCurve.PointType = [NewCurve.PointType;X.PointType.fundamental];
        end
    otherwise
        assert(false);
end
indexAfterTEcut = find(Curve.x>=TE_beamEdgeX);

NewCurve.x = [NewCurve.x;Curve.x(indexAfterTEcut)];
NewCurve.y = [NewCurve.y;Curve.y(indexAfterTEcut)];
NewCurve.PointType = [NewCurve.PointType;ones(length(indexAfterTEcut),1)*X.PointType.fundamental];
end

function result = interpolate2Airfoil(center0Y, tip1Y, coeff0to1)
assert(length(center0Y)==length(tip1Y));
center0Y = center0Y(:);
tip1Y = tip1Y(:);

num = length(tip1Y);
result = zeros(num,length(coeff0to1));
for ii = 1:length(tip1Y)
    result(ii,:) =  interp1([0 1],[center0Y(ii) tip1Y(ii)],coeff0to1,'linear');
end
end
